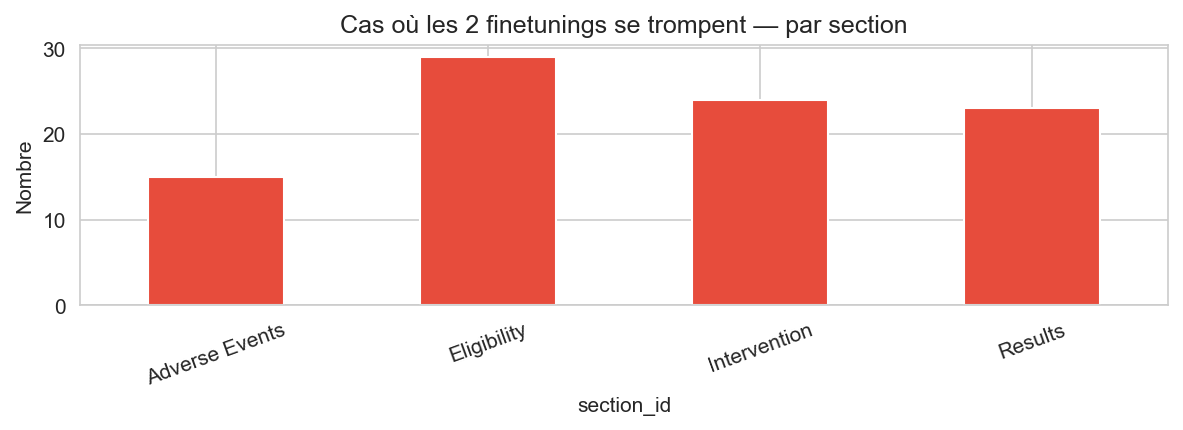
#> input picture NLI4CT/results/compare_figures/09_two_wrong_by_section.png, 1183 x 430 px
$ python build_twoft_by_section_figure.py
#> lines starting #> are read from the running program, lines starting #| are printed output that depends on the picture
#!/usr/bin/env python3
"""
Génère une figure combinant les graphiques :
- 09_two_wrong_by_section.png  (cas où les 2 finetunings se trompent, par section)
- 10_two_ok_by_section.png     (cas où les 2 finetunings ont raison, par section)

Sortie : fig_twoft_by_section.png dans le répertoire courant (CORIA).
"""
from pathlib import Path

import matplotlib.pyplot as plt
import matplotlib.image as mpimg


SCRIPT_DIR = Path(__file__).resolve().parent
NLI4CT_ROOT = SCRIPT_DIR.parent / "NLI4CT"
FIG_DIR = NLI4CT_ROOT / "results" / "compare_figures"


def main() -> None:
    wrong_path = FIG_DIR / "09_two_wrong_by_section.png"
    ok_path = FIG_DIR / "10_two_ok_by_section.png"

    if not wrong_path.exists() or not ok_path.exists():
        raise FileNotFoundError(f"Fichiers introuvables : {wrong_path} ou {ok_path}")

    img_wrong = mpimg.imread(wrong_path)
#> img_wrong is the input picture: shape (430, 1183, 4) float32; mean R, G, B, A 0.968, 0.845, 0.832, 1
    img_ok = mpimg.imread(ok_path)
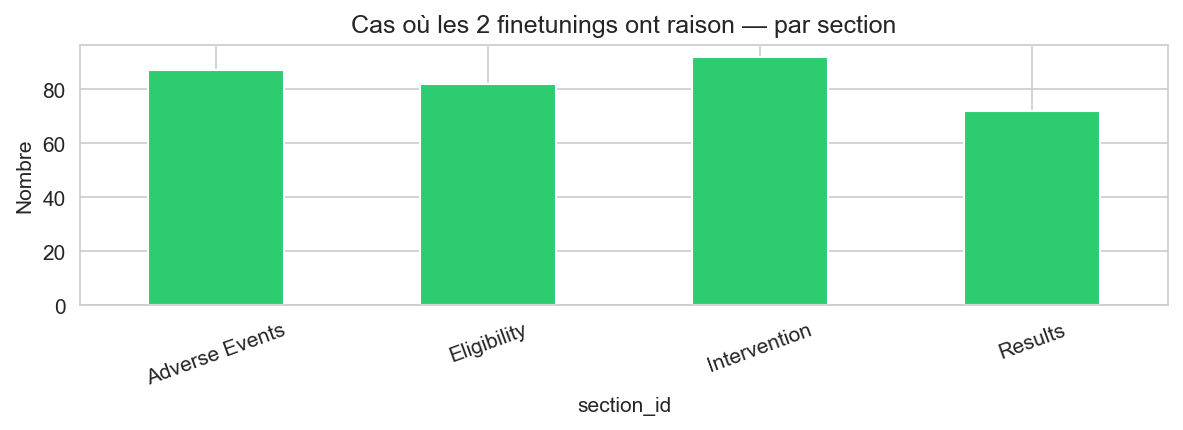
#> input picture NLI4CT/results/compare_figures/10_two_ok_by_section.png, 1183 x 430 px
#> img_ok is the input picture: shape (430, 1183, 4) float32; mean R, G, B, A 0.796, 0.94, 0.856, 1

    # Figure verticale 2 lignes x 1 colonne
    fig, axes = plt.subplots(2, 1, figsize=(8, 5))

    axes[0].imshow(img_wrong)
    axes[0].axis("off")

    axes[1].imshow(img_ok)
    axes[1].axis("off")

    plt.tight_layout()
    out = SCRIPT_DIR / "fig_twoft_by_section.png"
    fig.savefig(out, dpi=150, bbox_inches="tight")
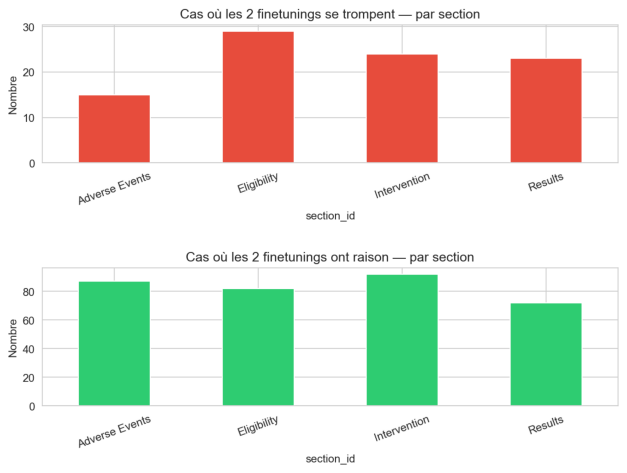
#> figure drawn by matplotlib, 2 panels
    plt.close(fig)
    print(f"Figure sauvegardée : {out}")


if __name__ == "__main__":
    main()
